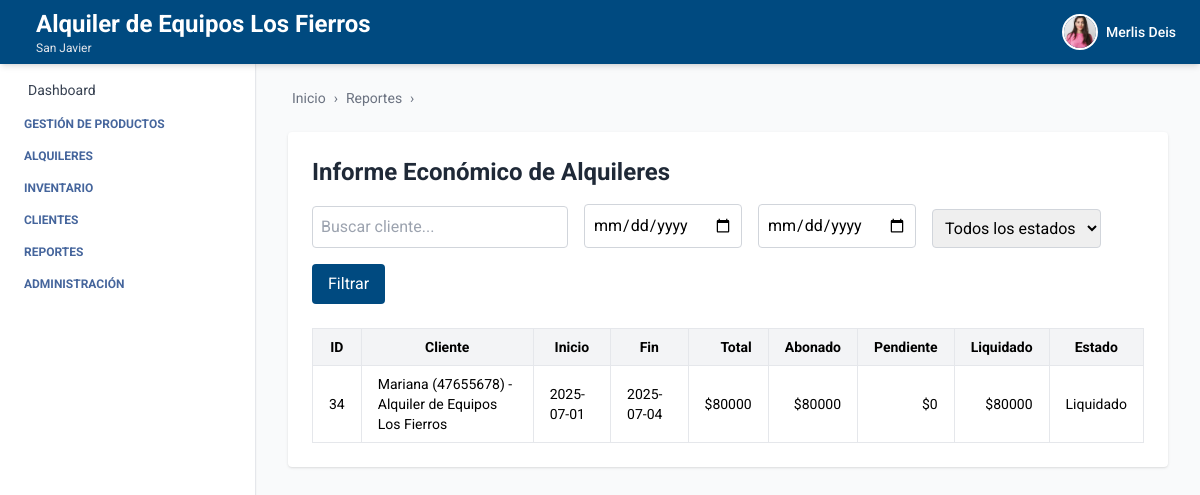
Page /reportes/informe-economico_alquileres/ (signed in) on the earlier database version.
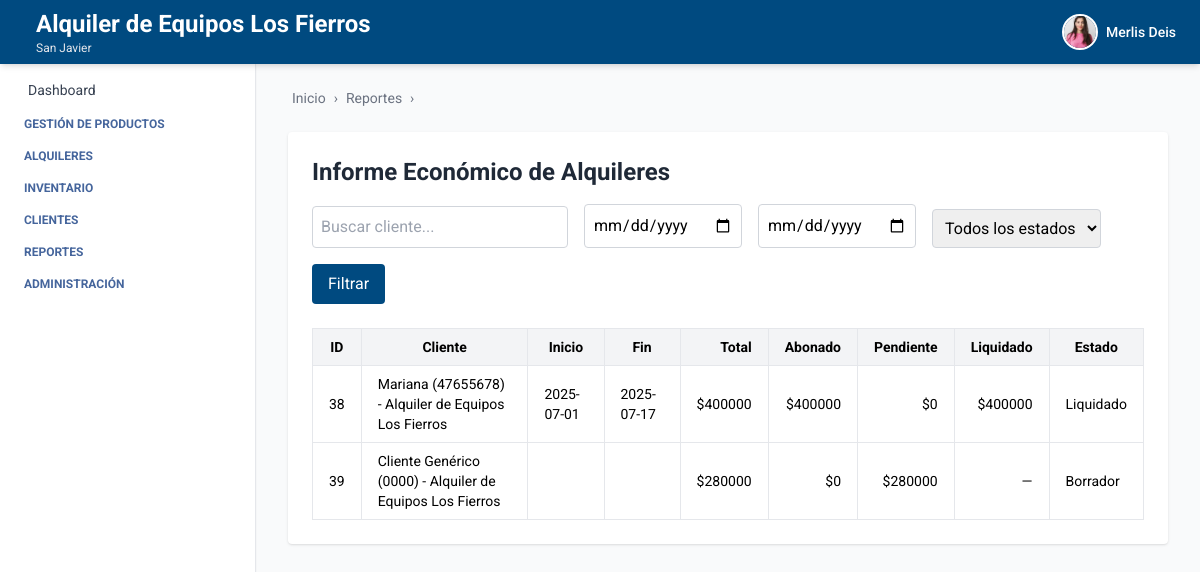
Same page on the later database version.
### alquiler/models.py (models this page shows, shortened)
class Alquiler(models.Model):
    ESTADOS_ALQUILER = [
        ('cotizacion', 'Cotización'),
        ('borrador', 'Borrador'),
        ('reservado', 'Reservado'),
        ('despachado', 'Despachado'),
        ('liquidado', 'Liquidado'),
        ('anulado', 'Anulado'),
    ]
    usuario = models.ForeignKey(
        settings.AUTH_USER_MODEL, on_delete=models.CASCADE)
    cliente = models.ForeignKey(
        Cliente, on_delete=models.PROTECT, related_name='alquileres', null=True, blank=True)
    fecha_inicio = models.DateField(null=True, blank=True)
    fecha_fin = models.DateField(null=True, blank=True)
    observaciones = models.TextField(blank=True)
    total = models.DecimalField(
        max_digits=10, decimal_places=2, default=0.0,
        help_text="Total cobro del alquiler"
    )
    estado = models.CharField(
        max_length=20, choices=ESTADOS_ALQUILER, default='borrador')
    descuento_general = models.DecimalField(
        max_digits=5, decimal_places=2, default=0.0,
        help_text="Descuento general en % sobre el total del alquiler"
    )
    created_at = models.DateTimeField(auto_now_add=True)
    updated_at = models.DateTimeField(auto_now=True)
    created_by = models.ForeignKey(
        settings.AUTH_USER_MODEL, on_delete=models.SET_NULL,
        null=True, blank=True, related_name='alquileres_creados_por'
    )
    updated_by = models.ForeignKey(
        settings.AUTH_USER_MODEL, on_delete=models.SET_NULL,
        null=True, blank=True, related_name='alquileres_actualizados_por'
    )
    @property
    def total_sin_descuento(self):
        return sum(item.valor_item for item in self.items.all())
    @property
    def total_con_descuento(self):
        total = self.total_sin_descuento
        descuento = total * (self.descuento_general / Decimal('100'))
        return total - descuento
    @property
    def total_abonado(self):
        return sum(a.valor for a in self.abonos.all())
    @property
    def saldo_pendiente(self):
        return max(self.total_con_descuento - self.total_abonado, 0)

class AlquilerItem(models.Model):
    alquiler = models.ForeignKey(
        'Alquiler', on_delete=models.CASCADE, related_name='items')
    producto = models.ForeignKey('producto.Producto', on_delete=models.CASCADE)
    cantidad = models.PositiveIntegerField(null=True, blank=True, default=1)
    dias_a_cobrar = models.PositiveIntegerField(null=True, blank=True)
    precio_dia = models.DecimalField(max_digits=10, decimal_places=2)
    valor_iva = models.DecimalField(max_digits=10, decimal_places=2, default=0)
    subtotal_item = models.DecimalField(
        max_digits=10, decimal_places=2, default=0)
    descuento_porcentaje = models.DecimalField(
        max_digits=10, decimal_places=2, default=0.0,
        help_text="Descuento individual en % (ej. 10 para 10%)"
    )
    valor_item = models.DecimalField(
        max_digits=10, decimal_places=2, default=0)

class AbonoAlquiler(models.Model):
    alquiler = models.ForeignKey('Alquiler', on_delete=models.CASCADE, related_name='abonos')
    fecha = models.DateTimeField(auto_now_add=True)
    valor = models.DecimalField(max_digits=10, decimal_places=2)
    metodo_pago = models.CharField(max_length=50, blank=True)
    observaciones = models.TextField(blank=True)
    registrado_por = models.ForeignKey(settings.AUTH_USER_MODEL, on_delete=models.SET_NULL, null=True)

class LiquidacionAlquiler(models.Model):
    alquiler = models.OneToOneField('Alquiler', on_delete=models.CASCADE, related_name='liquidacion')
    fecha = models.DateTimeField(auto_now_add=True)
    total_liquidado = models.DecimalField(max_digits=10, decimal_places=2)
    observaciones = models.TextField(blank=True)
    liquidado_por = models.ForeignKey(settings.AUTH_USER_MODEL, on_delete=models.SET_NULL, null=True)

### persona/models.py (models this page shows, shortened)
class Persona(models.Model):
    TIPO_DOCUMENTO_CHOICES = [
        ('CC', 'Cédula de ciudadanía'),
        ('NIT', 'NIT'),
        ('CE', 'Cédula de extranjería'),
    ]
    nombre = models.CharField(max_length=100)
    apellidos = models.CharField(max_length=100)
    tipo_documento = models.CharField(max_length=10, choices=TIPO_DOCUMENTO_CHOICES)
    telefono = models.CharField(max_length=20, blank=True, null=True)
    correo = models.EmailField(blank=True, null=True)
    direccion = models.CharField(max_length=255, blank=True, null=True)
    class Meta:
        verbose_name = 'Persona'
        verbose_name_plural = 'Personas'

### cliente/models.py (models this page shows)
class Cliente(Persona):
    documento = models.CharField(max_length=30)  # ← ahora está en Cliente
    empresa = models.ForeignKey(Empresa, on_delete=models.CASCADE)
    estado = models.BooleanField(default=True)
    class Meta:
        verbose_name = 'Cliente'
        verbose_name_plural = 'Clientes'
        unique_together = ('documento', 'empresa')  # ✅ ahora sí funciona
    def __str__(self):
        return f"{self.nombre} ({self.documento}) - {self.empresa.nombre}"

### empresa/models.py (models this page shows, shortened)
class Empresa(models.Model):
    ESTADOS = [
        ("activo", "Activo"),
        ("inactivo", "Inactivo"),
    ]
    nombre = models.CharField(max_length=100)
    nit = models.CharField(max_length=50, unique=True)
    ciudad = models.CharField(max_length=100, blank=True, null=True)
    direccion = models.CharField(max_length=255, blank=True, null=True)
    departamento = models.CharField(max_length=100, blank=True, null=True)
    telefono = models.CharField(max_length=20, blank=True, null=True)
    estado = models.CharField(max_length=20, choices=ESTADOS, default="activo")
    logo = models.ImageField(upload_to='empresas/img/', blank=True, null=True)

### reporte/views.py (the view)
# urls.py: path('informe-economico_alquileres/', views.informe_economico, name='informe_economico_alquileres'),
@login_required
def informe_economico(request):
    alquileres = Alquiler.objects.select_related('cliente').filter(usuario__empresa=request.user.empresa)
    cliente = request.GET.get('cliente', '').strip()
    estado = request.GET.get('estado', '').strip()
    fecha_inicio = request.GET.get('fecha_inicio', '').strip()
    fecha_fin = request.GET.get('fecha_fin', '').strip()
    if cliente:
        alquileres = alquileres.filter(cliente__nombre__icontains=cliente)
    if estado:
        alquileres = alquileres.filter(estado=estado)
    if fecha_inicio:
        alquileres = alquileres.filter(fecha_inicio__gte=fecha_inicio)
    if fecha_fin:
        alquileres = alquileres.filter(fecha_fin__lte=fecha_fin)
    return render(request, 'resumen_alquileres.html', {
        'alquileres': alquileres.order_by('-fecha_inicio'),
        'breadcrumb_items': [("Reportes", reverse('informe_economico_alquileres'))],
        'estados': Alquiler.ESTADOS_ALQUILER,
    })

### reporte/templates/resumen_alquileres.html (shortened to what this page needs)
{% extends 'index.html' %}
{% block breadcrumb %}
  {% include 'breadcrumb.html' with home='/' breadcrumbs=breadcrumb_items %}
{% endblock %}
{% block content %}
<div class="max-w-6xl mx-auto mt-6 bg-white p-6 rounded shadow">
  <h2 class="text-2xl font-bold text-gray-800 mb-4">Informe Económico de Alquileres</h2>
  <form method="get" class="mb-6 flex flex-wrap items-end gap-4">
    <input type="text" name="cliente" value="{{ request.GET.cliente }}" placeholder="Buscar cliente..." class="p-2 border border-gray-300 rounded w-64">
    <input type="date" name="fecha_inicio" value="{{ request.GET.fecha_inicio }}" class="p-2 border border-gray-300 rounded">
    <input type="date" name="fecha_fin" value="{{ request.GET.fecha_fin }}" class="p-2 border border-gray-300 rounded">
    <select name="estado" class="p-2 border border-gray-300 rounded">
      <option value="">Todos los estados</option>
    </select>
    <button type="submit" class="bg-[var(--primary-color)] text-white px-4 py-2 rounded">Filtrar</button>
  </form>
  <div class="overflow-x-auto">
    <table class="min-w-full border text-sm">
      <thead class="bg-gray-100">
        <tr>
          <th class="px-4 py-2 border">ID</th>
          <th class="px-4 py-2 border">Cliente</th>
          <th class="px-4 py-2 border">Inicio</th>
          <th class="px-4 py-2 border">Fin</th>
          <th class="px-4 py-2 border text-right">Total</th>
          <th class="px-4 py-2 border text-right">Abonado</th>
          <th class="px-4 py-2 border text-right">Pendiente</th>
          <th class="px-4 py-2 border text-right">Liquidado</th>
          <th class="px-4 py-2 border">Estado</th>
        </tr>
      </thead>
      <tbody>
        {% for a in alquileres %}
        <tr class="hover:bg-gray-50">
          <td class="px-4 py-2 border">{{ a.id }}</td>
          <td class="px-4 py-2 border">{{ a.cliente }}</td>
          <td class="px-4 py-2 border">
          {% if a.fecha_inicio %}{{ a.fecha_inicio|date:"Y-m-d" }}{% endif %}
        </td>
        <td class="px-4 py-2 border">
          {% if a.fecha_fin %}{{ a.fecha_fin|date:"Y-m-d" }}{% endif %}
        </td>
          <td class="px-4 py-2 border text-right">${{ a.total_con_descuento|floatformat:0 }}</td>
          <td class="px-4 py-2 border text-right">${{ a.total_abonado|floatformat:0 }}</td>
          <td class="px-4 py-2 border text-right">${{ a.saldo_pendiente|floatformat:0 }}</td>
          <td class="px-4 py-2 border text-right">
            {% if a.liquidacion %}
              ${{ a.liquidacion.total_liquidado|floatformat:0 }}
            {% else %}
              —
            {% endif %}
          </td>
          <td class="px-4 py-2 border">{{ a.get_estado_display }}</td>
        </tr>
        {% empty %}
        <tr>
          <td colspan="9" class="text-center py-4 text-gray-500">No hay registros que coincidan.</td>
        </tr>
        {% endfor %}
      </tbody>
    </table>
  </div>
</div>
{% endblock %}

Differences in the rows shown:
removed Alquiler: id "34", cliente "Mariana (47655678) - Alquiler de Equipos Los Fierros", fecha_inicio "2025-07-01", fecha_fin "2025-07-04", total_con_descuento "80000", total_abonado "80000", saldo_pendiente "0", liquidacion.total_liquidado "80000", estado "Liquidado"
added Alquiler: id "38", cliente "Mariana (47655678) - Alquiler de Equipos Los Fierros", fecha_inicio "2025-07-01", fecha_fin "2025-07-17", total_con_descuento "400000", total_abonado "400000", saldo_pendiente "0", liquidacion.total_liquidado "400000", estado "Liquidado"
added Alquiler: id "39", cliente "Cliente Genérico (0000) - Alquiler de Equipos Los Fierros", total_con_descuento "280000", total_abonado "0", saldo_pendiente "280000", estado "Borrador"
